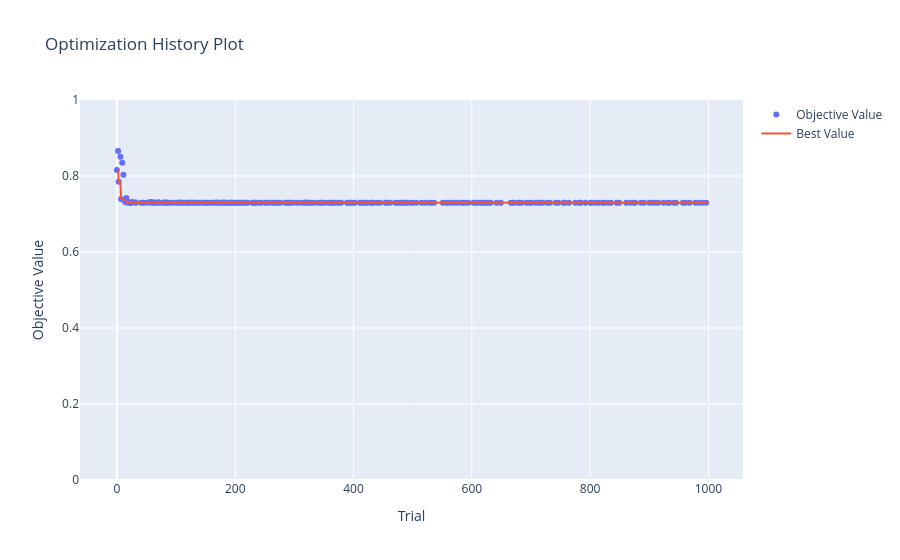

The notebook cell saved with this chart:
### Markdown cell above
A presença de um ponto anômalo com uma RMSE de ~10 mil não nos permite ter uma boa ideia do histórico de otimização, então vamos filtrá-lo do gráfico.

### Code cell
fig = vis.plot_optimization_history(estudo_hpc)

fig.update_yaxes(range=[0.0, 1.0])  

fig.show()

### Figure 1 — Plotly figure (JSON) as saved in the notebook; plotly's stock layout.template omitted (floating-point values rounded to 4 significant figures; data arrays with more than 128 entries replaced by an {"elided": "..."} marker saying what was removed)
{"data": [{"mode": "markers", "name": "Objective Value", "type": "scatter", "x": {"elided": "244 int values"}, "y": {"elided": "244 float values"}}, {"mode": "lines", "name": "Best Value", "type": "scatter", "x": {"elided": "1000 int values"}, "y": {"elided": "1000 float values"}}, {"marker": {"color": "#cccccc"}, "mode": "markers", "name": "Infeasible Trial", "showlegend": false, "type": "scatter", "x": [], "y": []}], "layout": {"title": {"text": "Optimization History Plot"}, "xaxis": {"title": {"text": "Trial"}}, "yaxis": {"range": [0, 1], "title": {"text": "Objective Value"}}}}
